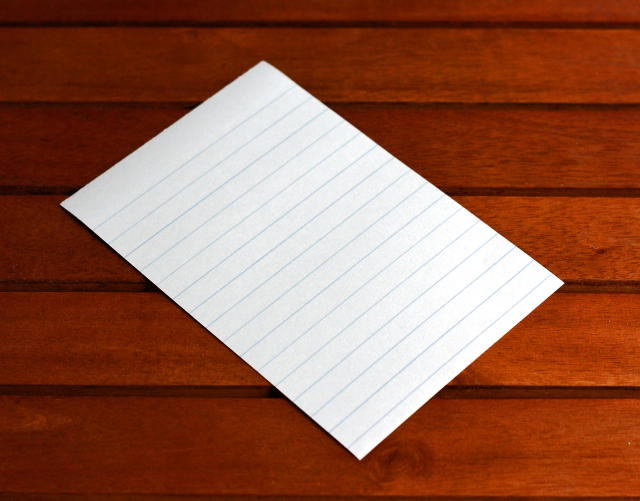
#> input picture 2.Manipulating Image/Affine Transform/Image Used/note.jpg, 1280 x 1001 px, found by its file name (shown at 1/2 size)
$ jupyter execute 'Affine Transform.ipynb'
#> lines starting #> are read from the running program, lines starting #| are printed output that depends on the picture
[cell 1]
import cv2
import numpy as np
import matplotlib.pyplot as plt

[cell 2]
image = cv2.imread(r'C:\Users\DELL\Desktop\python project\open cv2\prac 14\note.jpg')
#> image is the input picture: shape (1001, 1280, 3); mean B, G, R 73.4, 94.5, 149.1
rows,cols,ch = image.shape
#> rows = 1001; cols = 1280; ch = 3
plt.imshow(cv2.cvtColor(image, cv2.COLOR_BGR2RGB))
plt.title('Orginal Image')
plt.show()

# Affine Transform :

An affine transformation is a type of geometric transformation that preserves straight lines and parallelism between them. It is a fundamental concept in linear algebra and computer graphics. Affine transformations can be represented using a matrix multiplication and translation.

[cell 3]
point_A = np.float32([[120, 420], [525, 120], [720, 920]])
point_B = np.float32([[0, 0], [1280, 0], [0, 1280]])

metrics = cv2.getAffineTransform(point_A, point_B)

warped = cv2.warpAffine(image, metrics, (cols, rows))
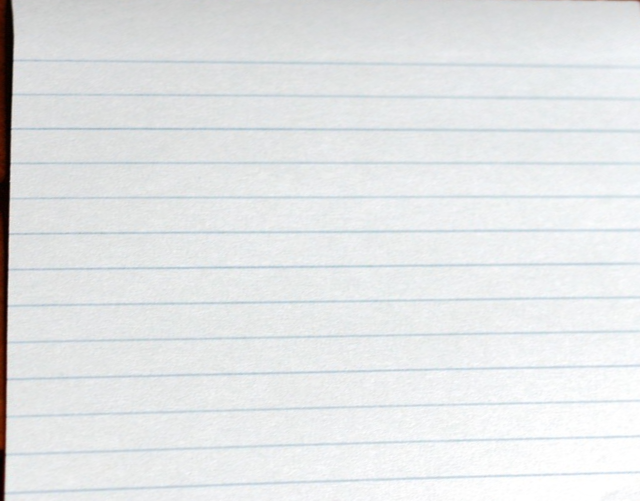
#> warped: shape (1001, 1280, 3) (shown at 1/2 size); mean B, G, R 230.1, 229, 226.7

plt.imshow(cv2.cvtColor(warped, cv2.COLOR_BGR2RGB))
plt.title('warped_image')
plt.show()
cv2.imwrite('affine_warped.png', warped)
#> Out = True
